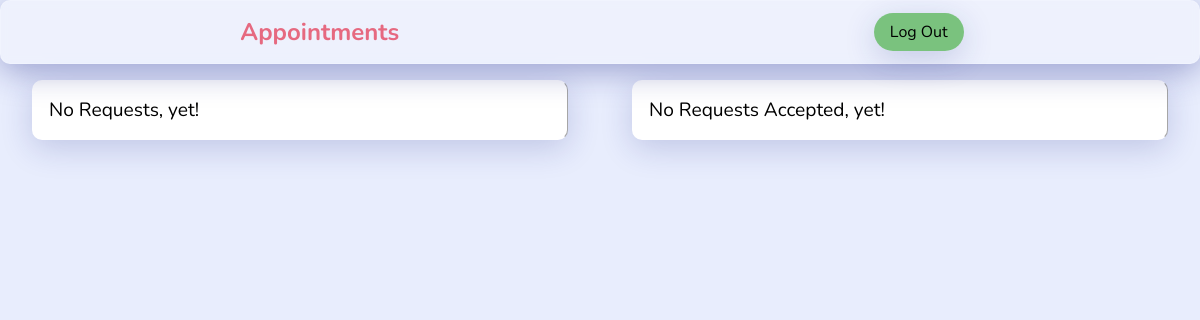
The page /assistant/ (signed in) on the database as committed earlier.
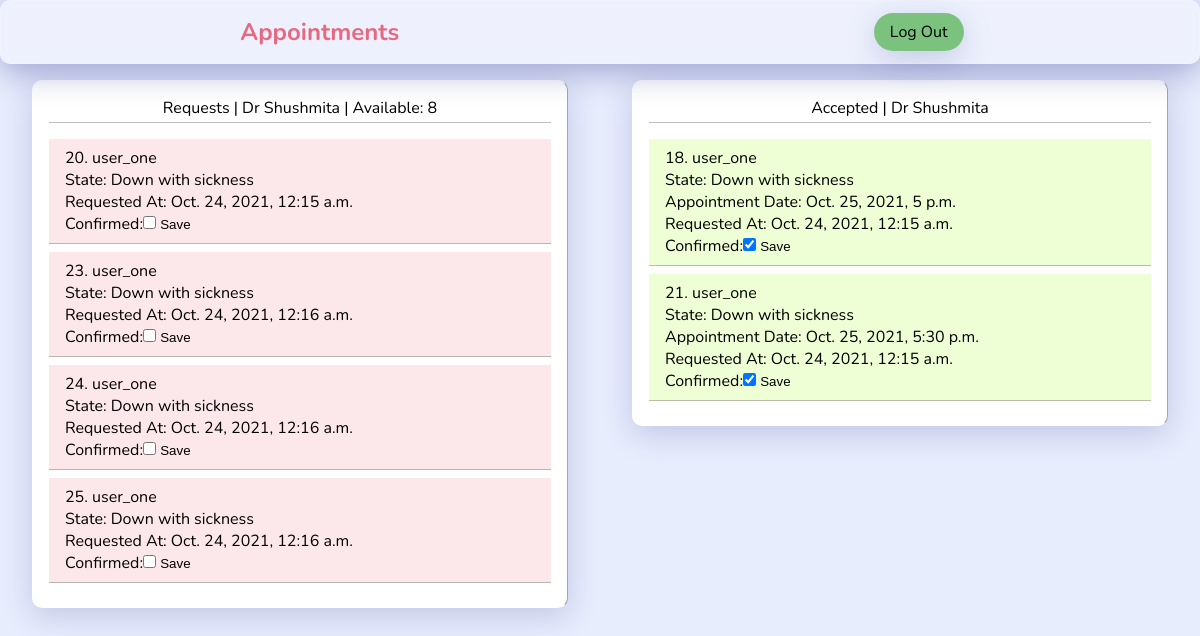
The same page on the database as committed later.
### assistant/models.py (models this page shows)
class Doctor(models.Model):
  name = models.CharField(max_length=50)
  max_slots = models.PositiveIntegerField(default=10)
  available = models.PositiveIntegerField(default=10)
  def __str__(self):
    return str(self.name)

### patient/models.py (models this page shows, shortened)
class Request(models.Model):
  confirmed = models.BooleanField(default=False)
  patient = models.ForeignKey('Patient', on_delete=models.CASCADE)
  doctor = models.ForeignKey('assistant.Doctor', on_delete=models.CASCADE)
  currentState = models.CharField(max_length=256, default='unspecified')
  created_at = models.DateTimeField(auto_now_add=True)
  class Meta:
    ordering = ['-created_at']

class Patient(models.Model):
  GENDER_CHOICES = (
    ('Male', 'Male'),
    ('Female', 'Female')
  )
  user = models.OneToOneField(User, on_delete=models.CASCADE)
  fullname = models.CharField(max_length=50, null=True, blank=True)
  gender = models.CharField(max_length=6, choices=GENDER_CHOICES, null=True, blank=True)
  picture = models.ImageField(default='default.jpg')
  dob = models.DateField(auto_now=False, auto_now_add=False, null=True, blank=True)
  currentState = models.CharField(max_length=256, null=True, blank=True)
  def __str__(self):
    return str(self.user.username)

class Appointment(models.Model):
  request = models.ForeignKey('Request', on_delete=models.CASCADE)
  appointmentDate = models.DateTimeField()
  created_at = models.DateTimeField(auto_now_add=True)

### assistant/decorators.py (the view)
  def warpper_func(request, *args, **kwargs):
    group = ''
    if request.user.groups.exists():
      group = request.user.groups.all()[0].name
    if group == 'patient':
      return redirect('home')
    else:
      return view_func(request, *args, **kwargs)

### assistant/templates/assistant/index.html (shortened to what this page needs)
{% extends 'assistant/base.html' %}
{% load static %}
{% block content %}
<link rel="stylesheet" href="{% static 'css/history.css' %}">
<link rel="stylesheet" href="{% static 'css/assistant.css' %}">
  <main>
    {% if reqsForms %}
      <ul class="history">
        <p>Requests | {{ doctor }} | Available: {{ doctor.available }}</p>
        {% for form in reqsForms %}
          {% if not form.req.confirmed %}
            <li id={% if form.req.confirmed %} "confirmed" {% endif %} >
              <p id="{{ form.req.id }}">{{ form.req.id }}. {{ form.req.patient }}</p>
              <p>State: {{ form.req.currentState }}</p>
              <p>Requested At: {{ form.req.created_at }}</p>
              <form method="POST" action="{{ request.path }}?pk={{ form.req.id }}">
                {{ form.form }}
                <button type="submit" {% if not doctor.available %} disabled {% endif %} >Save</button>
              </form>
            </li>
          {% endif %}
        {% endfor %}
      </ul>
      {% else %}
        <P class='blank history'>No Requests, yet!</p>
    {% endif %}
    {% if acceptsForm %}
      <ul class="history">
        <p>Accepted | {{ doctor }} {{ page }}</p>
        {% for form in acceptsForm %}
          {% if form.req.confirmed %}
            <li id={% if form.req.confirmed %} "confirmed" {% endif %} >
              <p id="{{ form.req.id }}">{{ form.req.id }}. {{ form.req.patient }}</p>
              <p>State: {{ form.req.currentState }}</p>
              <p>Appointment Date: {{ form.apointment.appointmentDate }}</p>
              <p>Requested At: {{ form.req.created_at }}</p>
              <form method="POST" action="{{ request.path }}?pk={{ form.req.id }}">
                {{ form.form }}
                <button type="submit">Save</button>
              </form>
            </li>
          {% endif %}
        {% endfor %}
      </ul>
      {% else %}
        <P class='blank history'>No Requests Accepted, yet!</p>
    {% endif %}
  </main>
{% endblock content %}

### assistant/templates/assistant/base.html (shortened to what this page needs)
{% load static %}
<!DOCTYPE html>
<html lang="en">
<head>
  <link href="{% static 'css/base.css' %}" rel="stylesheet" type="text/css" >
</head>
<body>
  <div class="container">
    <header>
      <h2><a href="{% url 'assistant:index' %}">Appointments</a></h1>
      {% if user.is_authenticated %}
        <a href="{% url 'signout' %}" class="btn">Log Out</a>
      {% else %}
        <div>
          <a href="{% url 'signin' %}">Sign In</a>
          <a href="{% url 'signup' %}">Sign Up</a>
        </div>
      {% endif %}
    </header>
    {% block content %} {% endblock content %}
  </div>
</body>
</html>

### patient/static/css/base.css (style rules this page uses)
* { margin: 0; padding: 0; box-sizing: border-box; }
a { text-decoration: none; color: black; }
li { list-style: none; }
button { background: none; border: none; }
body { height: calc(100vh - 64px); background-color: #e8edfd; display: flex; flex-direction: column-reverse; font-family: 'Nunito', sans-serif; margin-bottom: 15rem; }
header { position: sticky; top: 0; display: flex; height: 4rem; align-items: center; justify-content: space-around; z-index: 20; background: rgba( 255, 255, 255, 0.25 ); box-shadow: 0 8px 32px 0 rgba( 31, 38, 135, 0.37 ); backdrop-filter: blur( 4px ); -webkit-backdrop-filter: blur( 4px ); border-radius: 10px; border: 1px solid rgba( 255, 255, 255, 0.18 ); }
h2 a { color: #e66980; }
header a { padding: 0 .25rem; }
.btn { padding: .5rem 1rem; border-radius: 2rem; font-size: 1rem; background-color: #6ebd72e8; cursor: pointer; box-shadow: 0 8px 32px 0 rgba( 31, 38, 135, 0.2 ); }
.container { height: 100%; width: 100%; border-bottom-left-radius: 3rem; }
@media only screen and (min-width: 800px) { body { flex-direction: row; margin-bottom: 4rem; } }

### patient/static/css/history.css (style rules this page uses)
main { display: flex; flex-direction: column; margin-bottom: 6rem; }
main .history { display: initial; flex: 1; margin: 1rem 2rem; padding: 1rem 1rem; border-left: 1px groove rgba(128, 128, 128, 0.7); background-color: rgba(102, 204, 204, 0.2); box-shadow: 0 8px 32px 0 rgba( 31, 38, 135, 0.2 ); backdrop-filter: blur( 4px ); -webkit-backdrop-filter: blur( 4px ); border-radius: 10px; border: 1px solid rgba( 255, 255, 255, 0.18 ); }
#confirmed { background-color: rgba(172, 255, 47, 0.2); }
.history > p { text-align: center; width: 100%; padding-bottom: .2rem; margin-bottom: 1rem; border-bottom: 1px groove rgba(128, 128, 128, 0.5); }
.history li { margin-bottom: .5rem; padding: .5rem 1rem; border-bottom: 1px groove rgba(128, 128, 128, 0.5); background-color: rgba(220, 20, 60, 0.1); }
@media only screen and (min-width: 800px) { main { margin-bottom: 1rem; } }

### patient/static/css/assistant.css (style rules this page uses)
main { display: flex; align-items: center; }
main .history { width: 90vw; background-color: white; border-right: 1px groove rgba(128, 128, 128, 0.7); }
@media only screen and (min-width: 800px) { main { flex-direction: row; justify-content: space-evenly; align-items: flex-start; } }
@media only screen and (min-width: 800px) { main .history { width: 40vw; } }

Rows that differ between the two databases and show on the page:
now on this page (row edited): Doctor: name "Dr Shushmita", available "8"
added Request: req.id "20", req.patient "user_one", req.currentState "Down with sickness", req.created_at "Oct. 24, 2021, 12:15 a.m.", shown under "AppointmentsLog Out"
added Request: req.id "23", req.patient "user_one", req.currentState "Down with sickness", req.created_at "Oct. 24, 2021, 12:16 a.m.", shown under "AppointmentsLog Out"
added Request: req.id "24", req.patient "user_one", req.currentState "Down with sickness", req.created_at "Oct. 24, 2021, 12:16 a.m.", shown under "AppointmentsLog Out"
added Request: req.id "25", req.patient "user_one", req.currentState "Down with sickness", req.created_at "Oct. 24, 2021, 12:16 a.m.", shown under "AppointmentsLog Out"
added Request: req.id "18", req.patient "user_one", req.currentState "Down with sickness", apointment.appointmentDate "Oct. 25, 2021, 5 p.m.", req.created_at "Oct. 24, 2021, 12:15 a.m.", confirmed "☑"
added Request: req.id "21", req.patient "user_one", req.currentState "Down with sickness", apointment.appointmentDate "Oct. 25, 2021, 5:30 p.m.", req.created_at "Oct. 24, 2021, 12:15 a.m.", confirmed "☑"
Other text that changed with them:
text no longer shown: "No Requests, yet! No Requests Accepted, yet!"
text now shown: "Requests | | Available: Accepted |"
